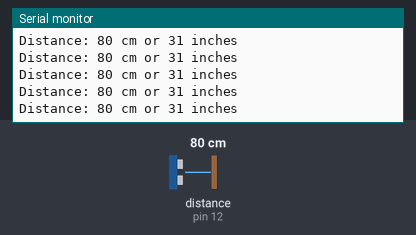
The sketch below on a simulated Arduino Uno, built with avr-gcc and run on an emulated ATmega328P. Shown: the last lines printed to the serial monitor. Wiring (inferred from the names in the program): ultrasonic range finder: trigger pin 13; echo pin 12. The inputs (shaded band) are chosen by the test bench; at power-on: distance to the obstacle (sensor on pin 12) 80 cm. The echo pulse lasts 58.3 µs per cm.

Above: at 1.2 s.
1.3 s: distance to the obstacle (sensor on pin 12) set to 120 cm
At 1.49 s:
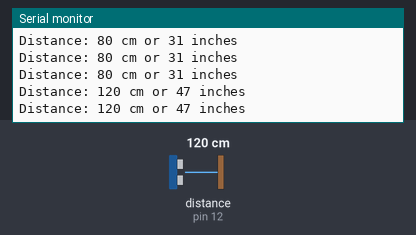
4.3 s: distance to the obstacle (sensor on pin 12) set to 35 cm
At 4.3 s:
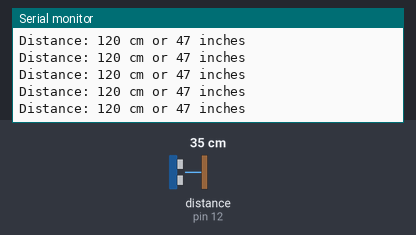
7.3 s: distance to the obstacle (sensor on pin 12) set to 250 cm
At 7.4 s:
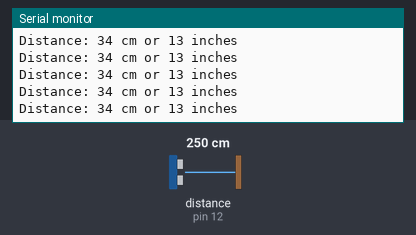
10.3 s: distance to the obstacle (sensor on pin 12) set to 35 cm
At 10.4 s:
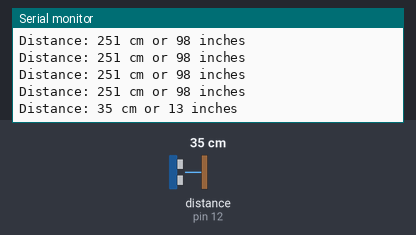
Timing chart, 0 to 13.3 s (numbered marks = the images above; inputs shaded):
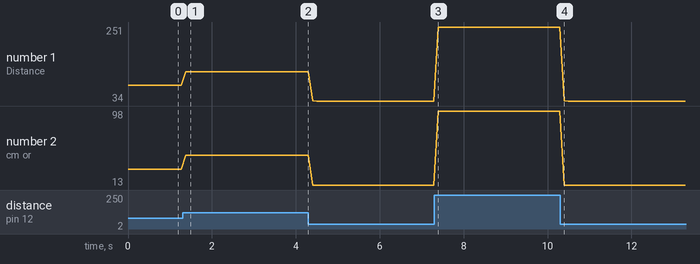

The sketch:

project2a.ino
```cpp
const int triggerPin = 13;
const int echoPin = 12;

int inches = 0;
int cm = 0;

void setup() {
    Serial.begin(9600);

    pinMode(triggerPin, OUTPUT);
    pinMode(echoPin, INPUT);
}

void loop() {
    // Clear the trigger
    digitalWrite(triggerPin, LOW);
    delayMicroseconds(2);

    // Send an ultarasonic ping for 10 microseconds
    digitalWrite(triggerPin, HIGH);
    delayMicroseconds(10);
    digitalWrite(triggerPin, LOW);

    // Reads the echo pin, and returns the sound wave travel time in microseconds
    int pingTime = pulseIn(echoPin, HIGH);

    // Convert the ping time to distance in centimeters
    cm = 0.01723 * pingTime;

    // Convert centimeters to inches
    inches = (cm / 2.54);

    Serial.print("Distance: ");
    Serial.print(cm);
    Serial.print(" cm or ");
    Serial.print(inches);
    Serial.println(" inches");

    // Wait for a short while before reading the sensor again
    delay(100);
}
```

Measured:
- after the input at 1.3 s, the serial monitor: prints a new line after 0.08 s (image 1)
- after the input at 10.3 s, the serial monitor: prints a new line after 0.09 s (image 4)
- plotted number 1: 80 → 120 after the input at 1.3 s, 120 → 34 after the input at 4.3 s, 34 → 251 after the input at 7.3 s, 251 → 34 after the input at 10.3 s
- plotted number 2: 31 → 47 after the input at 1.3 s, 47 → 13 after the input at 4.3 s, 13 → 98 after the input at 7.3 s, 98 → 13 after the input at 10.3 s
